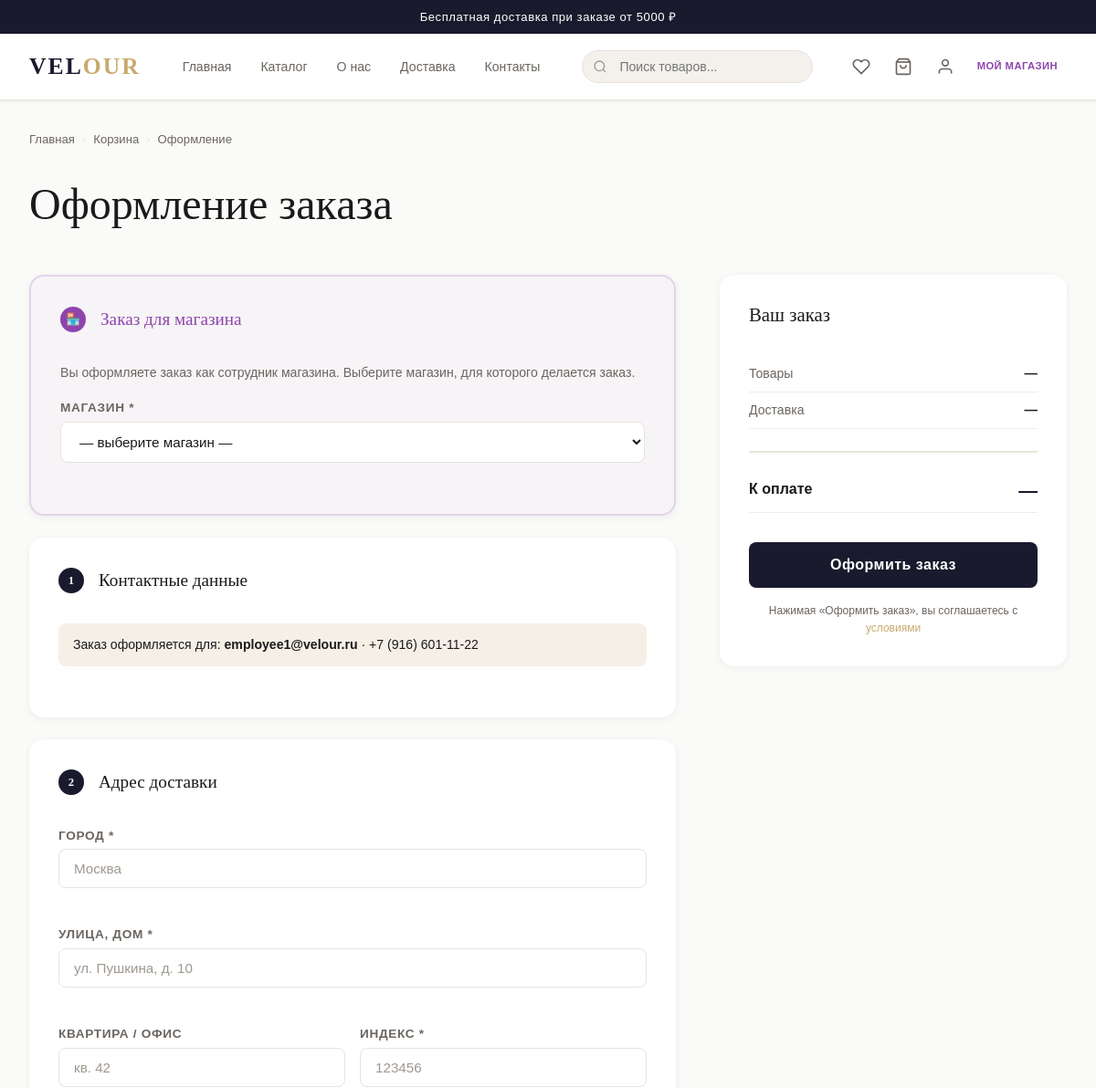
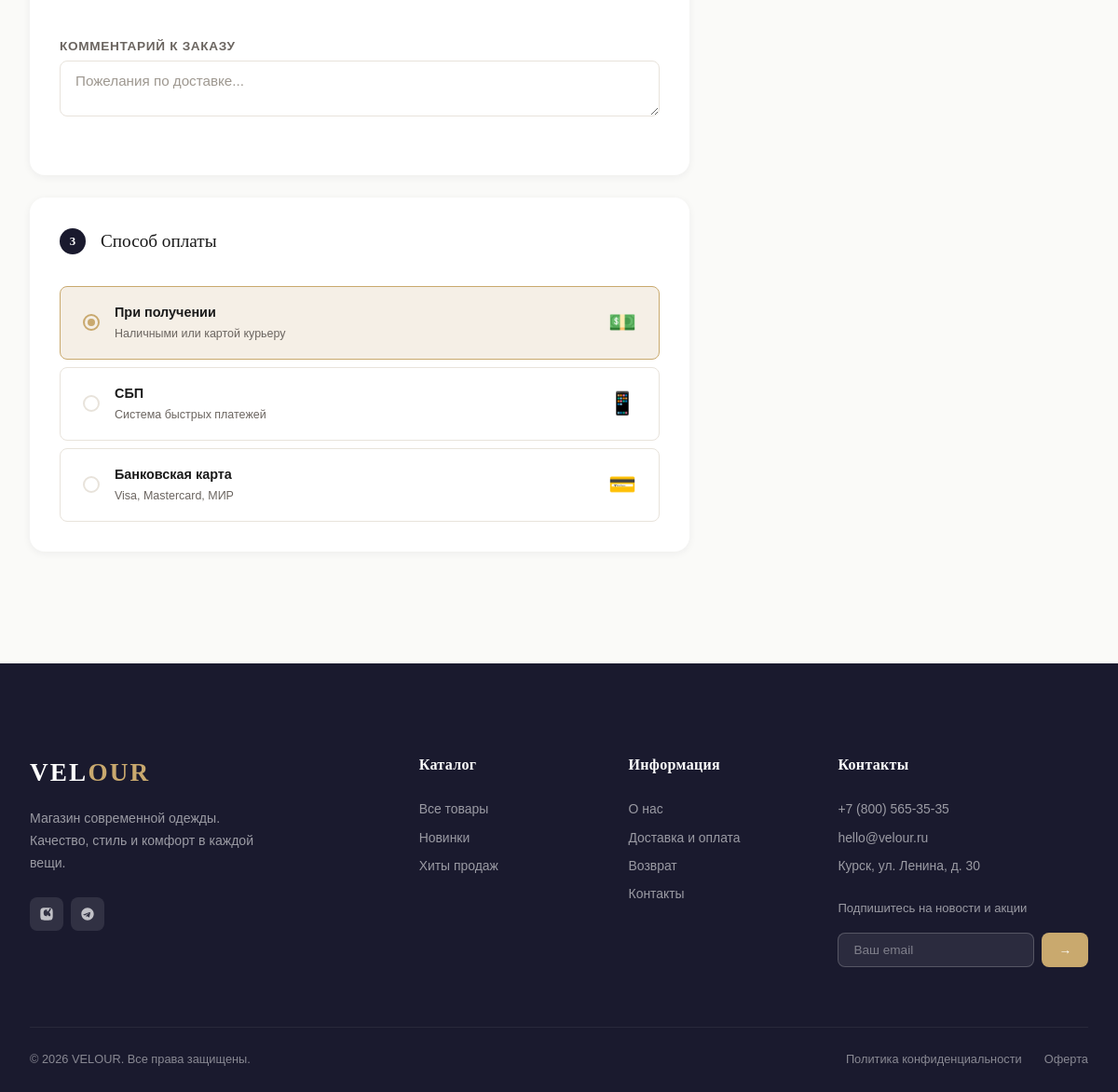
/orders/checkout/ (signed in), run on the app's committed database (2 pictures, top to bottom).
### apps/pages/models.py (models this page shows, shortened)
class SiteSettings(models.Model):
    site_name = models.CharField(max_length=100, default='Magazin Odejdi')
    site_description = models.TextField(blank=True)
    phone = models.CharField(max_length=30, blank=True)
    email = models.EmailField(blank=True)
    address = models.CharField(max_length=255, blank=True)
    vk_url = models.URLField(blank=True)
    telegram_url = models.URLField(blank=True)
    instagram_url = models.URLField(blank=True)
    delivery_info = models.TextField(blank=True, verbose_name='Информация о доставке')
    return_policy = models.TextField(blank=True, verbose_name='Политика возврата')
    free_delivery_from = models.DecimalField(max_digits=10, decimal_places=2, default=5000,
                                             verbose_name='Бесплатная доставка от (руб)')
    class Meta:
        verbose_name = 'Настройки сайта'
        verbose_name_plural = 'Настройки сайта'
    @classmethod
    def get(cls):
        obj, _ = cls.objects.get_or_create(pk=1)
        return obj

### apps/accounts/models.py (models this page shows, shortened)
class User(AbstractUser):
    class Role(models.TextChoices):
        CUSTOMER = 'customer', 'Покупатель'
        EMPLOYEE = 'employee', 'Сотрудник магазина'
        MANAGER = 'manager', 'Менеджер'
        ADMIN = 'admin', 'Администратор'
    email = models.EmailField(unique=True)
    role = models.CharField(max_length=20, choices=Role.choices, default=Role.CUSTOMER)
    phone = models.CharField(max_length=20, blank=True)
    avatar = models.ImageField(upload_to='avatars/', blank=True, null=True)
    email_confirmed = models.BooleanField(default=False)
    email_confirm_token = models.CharField(max_length=64, blank=True)
    USERNAME_FIELD = 'email'
    REQUIRED_FIELDS = ['username']
    class Meta:
        verbose_name = 'Пользователь'
        verbose_name_plural = 'Пользователи'
    _MANAGER_APPS = {'orders', 'warehouse'}
    @property
    def is_manager(self):
        return self.role in (self.Role.MANAGER, self.Role.ADMIN) or self.is_staff
    @property
    def is_employee(self):
        return self.role == self.Role.EMPLOYEE

### apps/orders/views.py (the view)
# urls.py: path('checkout/', views.CheckoutView.as_view(), name='checkout'),
class CheckoutView(TemplateView):
    template_name = 'orders/checkout.html'
    def get_context_data(self, **kwargs):
        ctx = super().get_context_data(**kwargs)
        user = self.request.user
        if user.is_authenticated:
            ctx['addresses'] = user.addresses.all()
            if user.is_employee:
                ctx['employee_stores'] = user.assigned_stores.filter(is_active=True)
        return ctx

### templates/orders/checkout.html (shortened to what this page needs)
{% extends "base.html" %}
{% load static %}
{% block content %}
<div class="container" style="padding-top:var(--space-xl);padding-bottom:var(--space-4xl)">
  <div class="breadcrumb">
    <a href="/">Главная</a><span class="breadcrumb-sep">›</span>
    <a href="/cart/">Корзина</a><span class="breadcrumb-sep">›</span>
    <span>Оформление</span>
  </div>
  <h1 style="margin-bottom:var(--space-2xl)">Оформление заказа</h1>
  <form id="checkout-form">
    <div class="checkout-layout">
      <div>
        {% if user.is_authenticated and user.is_employee and employee_stores %}
        <div class="checkout-section" style="border:2px solid #8e44ad30;background:#8e44ad08">
          <div class="checkout-section-title" style="color:#8e44ad">
            <div class="checkout-step-num" style="background:#8e44ad">🏪</div>
            Заказ для магазина
          </div>
          <p style="font-size:.88rem;color:var(--color-text-muted);margin-bottom:var(--space-md)">
            Вы оформляете заказ как сотрудник магазина. Выберите магазин, для которого делается заказ.
          </p>
          <div class="form-group">
            <label class="form-label">Магазин *</label>
            <select name="store_id" id="store-select" class="form-control" required>
              <option value="">— выберите магазин —</option>
            </select>
          </div>
        </div>
        {% endif %}
        <div class="checkout-section">
          <div class="checkout-section-title">
            <div class="checkout-step-num">1</div>
            Контактные данные
          </div>
          {% if user.is_authenticated %}
          <div style="background:var(--color-accent-light);border-radius:var(--radius-md);padding:12px 16px;font-size:.88rem;margin-bottom:var(--space-lg)">
            Заказ оформляется для: <strong>{{ user.email }}</strong>
            {% if user.phone %} · {{ user.phone }}{% endif %}
          </div>
          {% endif %}
        </div>
        <div class="checkout-section">
          <div class="checkout-section-title">
            <div class="checkout-step-num">2</div>
            Адрес доставки
          </div>
          <div style="display:grid;grid-template-columns:1fr 1fr;gap:var(--space-md)">
            <div class="form-group" style="grid-column:1/-1">
              <label class="form-label">Город *</label>
              <input type="text" name="delivery_city" id="delivery_city" class="form-control" placeholder="Москва" required>
            </div>
            <div class="form-group" style="grid-column:1/-1">
              <label class="form-label">Улица, дом *</label>
              <input type="text" name="delivery_street" id="delivery_street" class="form-control" placeholder="ул. Пушкина, д. 10" required>
            </div>
            <div class="form-group">
              <label class="form-label">Квартира / офис</label>
              <input type="text" name="delivery_apartment" id="delivery_apartment" class="form-control" placeholder="кв. 42">
            </div>
            <div class="form-group">
              <label class="form-label">Индекс *</label>
              <input type="text" name="delivery_postal_code" id="delivery_postal_code" class="form-control" placeholder="123456" required>
            </div>
            <div class="form-group" style="grid-column:1/-1">
              <label class="form-label">Комментарий к заказу</label>
              <textarea name="comment" class="form-control" rows="2" placeholder="Пожелания по доставке..."></textarea>
            </div>
          </div>
        </div>
        <div class="checkout-section">
          <div class="checkout-section-title">
            <div class="checkout-step-num">3</div>
            Способ оплаты
          </div>
          <div class="payment-methods">
            <label class="payment-method selected">
              <div class="payment-radio"></div>
              <div class="payment-method-info">
                <div class="payment-method-name">При получении</div>
                <div class="payment-method-desc">Наличными или картой курьеру</div>
              </div>
              <div style="font-size:1.5rem">💵</div>
            </label>
            <label class="payment-method">
              <div class="payment-radio"></div>
              <div class="payment-method-info">
                <div class="payment-method-name">СБП</div>
                <div class="payment-method-desc">Система быстрых платежей</div>
              </div>
              <div style="font-size:1.5rem">📱</div>
            </label>
            <label class="payment-method">
              <div class="payment-radio"></div>
              <div class="payment-method-info">
                <div class="payment-method-name">Банковская карта</div>
                <div class="payment-method-desc">Visa, Mastercard, МИР</div>
              </div>
              <div style="font-size:1.5rem">💳</div>
            </label>
          </div>
        </div>
      </div>
      <div>
        <div class="cart-summary" id="checkout-summary">
          <h3 class="summary-title">Ваш заказ</h3>
          <div class="summary-row">
            <span class="summary-row-label">Товары</span>
            <span class="summary-row-value summary-subtotal-val">—</span>
          </div>
          <div class="summary-row">
            <span class="summary-row-label">Доставка</span>
            <span class="summary-row-value summary-delivery-val">—</span>
          </div>
          <div class="summary-row summary-total">
            <span class="summary-row-label">К оплате</span>
            <span class="summary-row-value summary-total-val">—</span>
          </div>
          <button type="submit" class="btn btn-dark btn-block btn-lg" style="margin-top:var(--space-xl)">
            Оформить заказ
          </button>
          <div style="font-size:.75rem;color:var(--color-text-muted);text-align:center;margin-top:var(--space-md)">
            Нажимая «Оформить заказ», вы соглашаетесь с <a href="/terms/" style="color:var(--color-accent)">условиями</a>
          </div>
        </div>
      </div>
    </div>
  </form>
</div>
{% endblock %}

### templates/base.html (shortened to what this page needs)
<!DOCTYPE html>
<html lang="ru">
<head>
  {% load static %}
  <link rel="stylesheet" href="{% static 'css/fonts.css' %}">
  <link rel="stylesheet" href="{% static 'css/variables.css' %}">
  <link rel="stylesheet" href="{% static 'css/base.css' %}">
  <link rel="stylesheet" href="{% static 'css/header.css' %}">
  <link rel="stylesheet" href="{% static 'css/footer.css' %}">
  <link rel="stylesheet" href="{% static 'css/catalog.css' %}">
  <link rel="stylesheet" href="{% static 'css/pages.css' %}">
</head>
<body data-authenticated="{% if user.is_authenticated %}true{% else %}false{% endif %}">
  {% if site_settings and site_settings.delivery_info %}
  <div class="announcement-bar">
    <span>Бесплатная доставка при заказе от {{ site_settings.free_delivery_from|floatformat:0 }} ₽</span>
  </div>
  {% endif %}
  {% include "includes/header.html" %}
  <main style="flex:1">
    {% block content %}{% endblock %}
  </main>
  {% include "includes/footer.html" %}
</body>
</html>

### templates/includes/footer.html (shortened to what this page needs)
{% load static %}
<footer class="site-footer">
  <div class="container">
    <div class="footer-main">
      <div class="footer-brand">
        <a href="/" class="logo" style="font-family:var(--font-display);font-size:1.7rem;letter-spacing:.08em;color:#fff;margin-bottom:16px;display:block">VEL<span style="color:var(--color-accent)">OUR</span></a>
        <p class="footer-desc">
          {% if site_settings and site_settings.site_description %}
            {{ site_settings.site_description }}
          {% else %}
            Магазин современной одежды. Качество, стиль и комфорт в каждой вещи.
          {% endif %}
        </p>
        <div class="footer-socials">
          {% if site_settings and site_settings.vk_url %}
          <a href="{{ site_settings.vk_url }}" class="footer-social-link" target="_blank" rel="noopener" aria-label="ВКонтакте">
          </a>
          {% endif %}
          {% if site_settings and site_settings.telegram_url %}
          <a href="{{ site_settings.telegram_url }}" class="footer-social-link" target="_blank" rel="noopener" aria-label="Telegram">
          </a>
          {% endif %}
        </div>
      </div>
      <div>
        <div class="footer-col-title">Каталог</div>
        <div class="footer-links">
          <a href="/catalog/" class="footer-link">Все товары</a>
          <a href="/catalog/?is_new=true" class="footer-link">Новинки</a>
          <a href="/catalog/?is_featured=true" class="footer-link">Хиты продаж</a>
        </div>
      </div>
      <div>
        <div class="footer-col-title">Информация</div>
        <div class="footer-links">
          <a href="/about/" class="footer-link">О нас</a>
          <a href="/delivery/" class="footer-link">Доставка и оплата</a>
          <a href="/returns/" class="footer-link">Возврат</a>
          <a href="/contacts/" class="footer-link">Контакты</a>
        </div>
      </div>
      <div>
        <div class="footer-col-title">Контакты</div>
        {% if site_settings %}
        <div class="footer-links" style="margin-bottom:20px">
          {% if site_settings.phone %}<a href="tel:{{ site_settings.phone }}" class="footer-link">{{ site_settings.phone }}</a>{% endif %}
          {% if site_settings.email %}<a href="mailto:{{ site_settings.email }}" class="footer-link">{{ site_settings.email }}</a>{% endif %}
          {% if site_settings.address %}<span class="footer-link" style="cursor:default">{{ site_settings.address }}</span>{% endif %}
        </div>
        {% endif %}
        <div class="footer-newsletter">
          <div style="font-size:.82rem;opacity:.7;margin-bottom:10px">Подпишитесь на новости и акции</div>
          <form class="footer-newsletter-form newsletter-form">
            <input type="email" name="email" placeholder="Ваш email" class="footer-newsletter-input" required>
            <button type="submit" class="footer-newsletter-btn">→</button>
          </form>
        </div>
      </div>
    </div>
    <div class="footer-bottom">
      <span>© {% now "Y" %} {% if site_settings %}{{ site_settings.site_name }}{% else %}VELOUR{% endif %}. Все права защищены.</span>
      <div class="footer-bottom-links">
        <a href="/privacy/">Политика конфиденциальности</a>
        <a href="/terms/">Оферта</a>
      </div>
    </div>
  </div>
</footer>

### data on the page
SiteSettings: free_delivery_from "5000", site_description "Магазин современной одежды. Качество, стиль и комфорт в каждой вещи.", phone "+7 (800) 565-35-35", email "hello@velour.ru", address "Курск, ул. Ленина, д. 30", site_name "VELOUR"
User: email "employee1@velour.ru", phone "+7 (916) 601-11-22"
